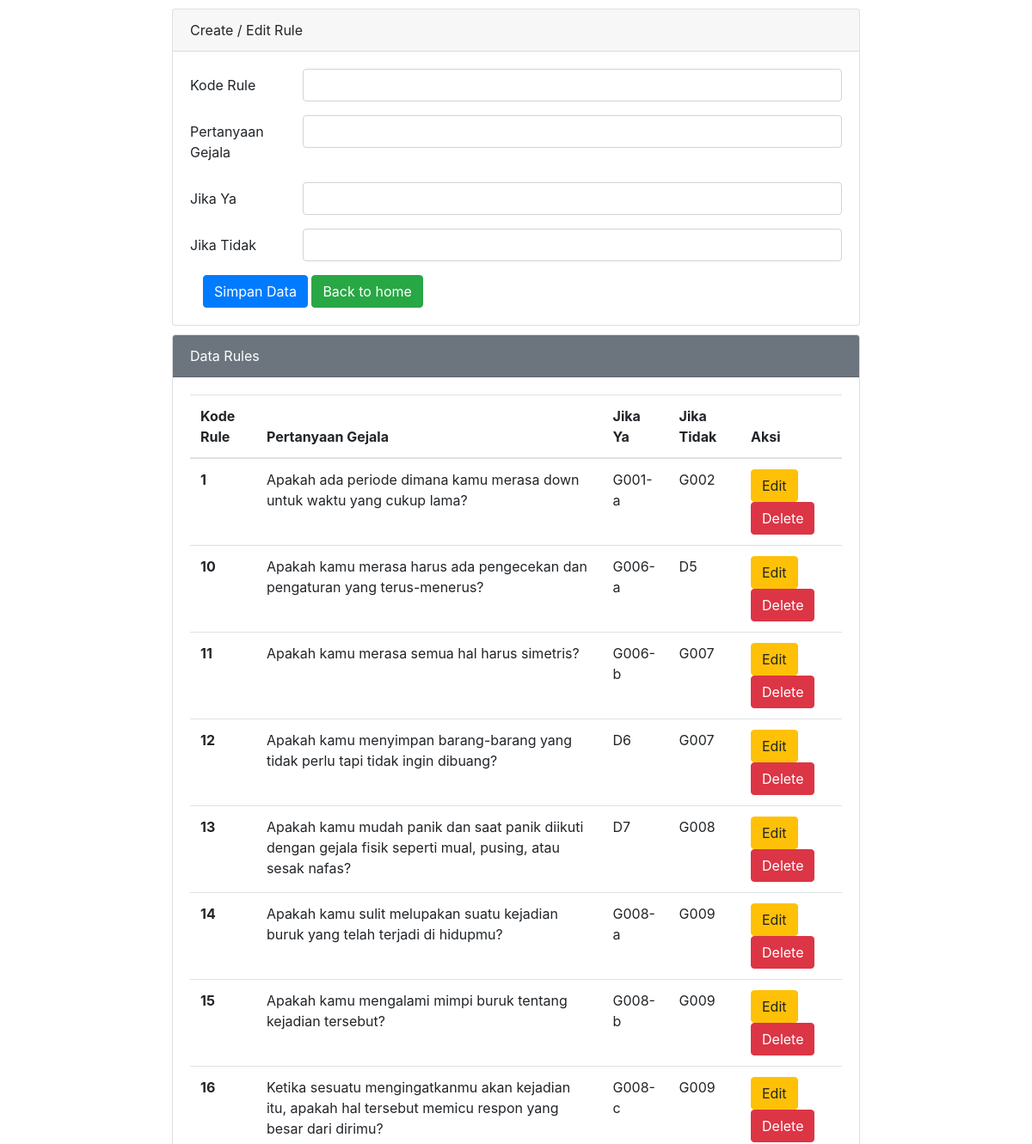
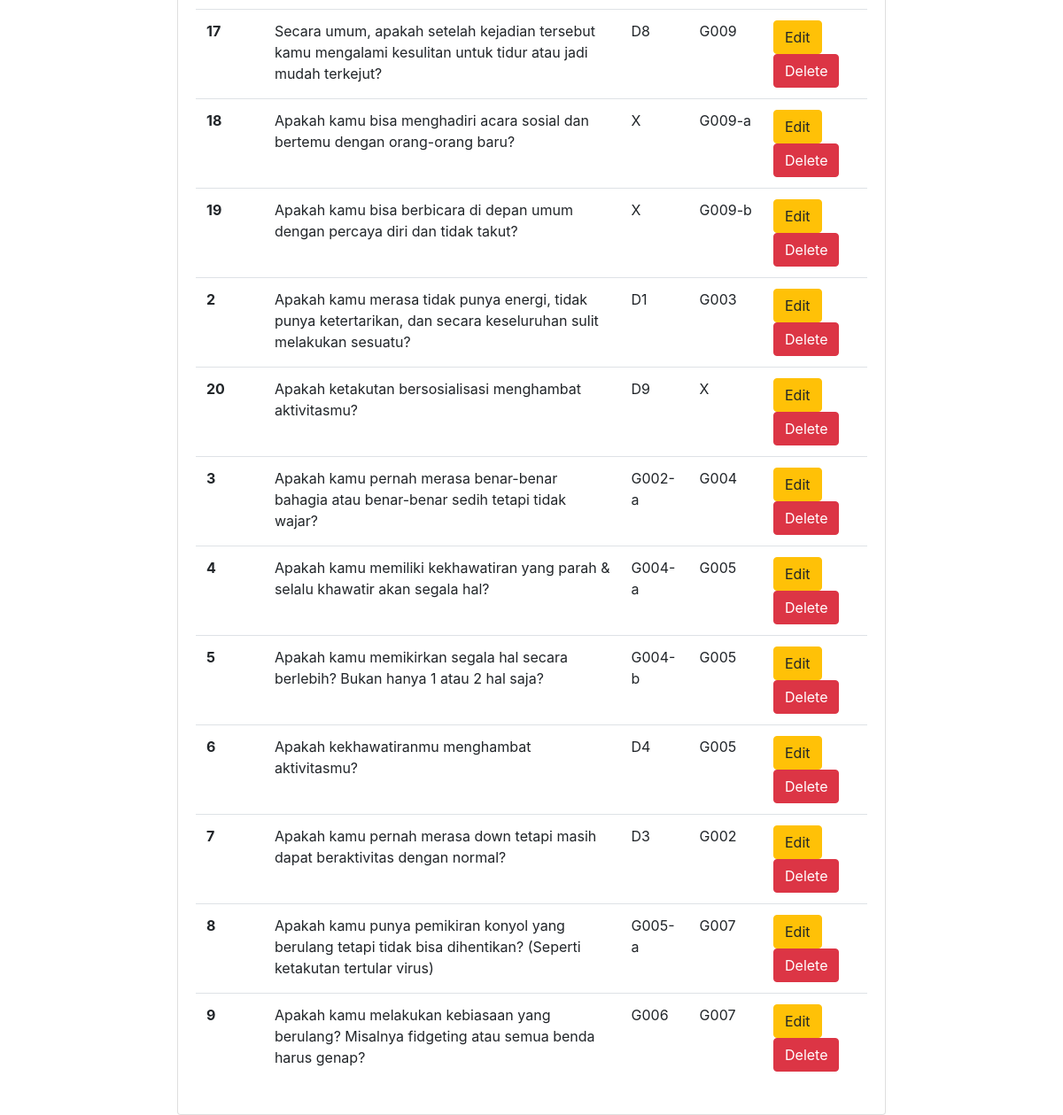
/admin-rule.php, run on the app's committed database (2 pictures, top to bottom).
### tables this page shows
CREATE TABLE `tb_rules` (
  `kode_rule` varchar(5) NOT NULL,
  `pertanyaan` text NOT NULL,
  `ya` varchar(8) NOT NULL,
  `tidak` varchar(8) NOT NULL
);

### admin-rule.php (the view, shortened to what this page needs)
<?php
$host = "localhost";
$user = "root";
$pass = "";
$db = "sispak";
$koneksi = mysqli_connect($host, $user, $pass, $db);
$koderule = "";
$pertanyaan = "";
$ya = "";
$tidak = "";
?>
<!DOCTYPE html>
<html lang="en">
<head>
    <link rel="stylesheet" href="https://cdn.jsdelivr.net/npm/bootstrap@4.0.0/dist/css/bootstrap.min.css"
>
</head>
<body>
    <div class="mx-auto">
        <div class="card">
            <div class="card-header">
                Create / Edit Rule
            </div>
            <div class="card-body">
                <form action="" method="POST">
                    <form>
                        <div class="form-group row">
                            <label for="koderule" class="col-sm-2 col-form-label">Kode Rule</label>
                            <div class="col-sm-10">
                                <input type="text" class="form-control" id="koderule" name="koderule"
                                    value="<?php echo $koderule ?>">
                            </div>
                        </div>
                        <div class="form-group row">
                            <label for="pertanyaan" class="col-sm-2 col-form-label">Pertanyaan Gejala</label>
                            <div class="col-sm-10">
                                <input type="text" class="form-control" id="pertanyaan" name="pertanyaan"
                                    value="<?php echo $pertanyaan ?>">
                            </div>
                        </div>
                        <div class="form-group row">
                            <label for="ya" class="col-sm-2 col-form-label">Jika Ya</label>
                            <div class="col-sm-10">
                                <input type="text" class="form-control" id="ya" name="ya"
                                    value="<?php echo $ya ?>">
                            </div>
                        </div>
                        <div class="form-group row">
                            <label for="tidak" class="col-sm-2 col-form-label">Jika Tidak</label>
                            <div class="col-sm-10">
                                <input type="text" class="form-control" id="tidak" name="tidak"
                                    value="<?php echo $tidak ?>">
                            </div>
                        </div>
                        <div class="col-12">
                        <input type="submit" name="simpan" value="Simpan Data" class="btn btn-primary"> <span> <a href="admin-home.php"><button type="button" class="btn btn-success">Back to home</button></a></span>
                        </div>
                    </form>
            </div>
        </div>
        <div class="card">
            <div class="card-header text-white bg-secondary">
                Data Rules
            </div>
            <div class="card-body">
                <table class="table">
                    <thead>
                        <tr>
                            <th scope="col">Kode Rule</th>
                            <th scope="col">Pertanyaan Gejala</th>
                            <th scope="col">Jika Ya</th>
                            <th scope="col">Jika Tidak</th>
                            <th scope="col">Aksi</th>
                        </tr>
                    <tbody>
                        <?php
                        $sql2 = "select * from tb_rules order by kode_rule asc";
                        $q2 = mysqli_query($koneksi, $sql2);
                        while ($r2 = mysqli_fetch_array($q2)) {
                            $koderule = $r2['kode_rule'];
                            $pertanyaan = $r2['pertanyaan'];
                            $ya = $r2['ya'];
                            $tidak = $r2['tidak'];
                            ?>
                            <tr>
                                <th scope="row">
                                    <?php echo $koderule ?>
                                </th>
                                <td scope="row">
                                    <?php echo $pertanyaan ?>
                                </td>
                                <td scope="row">
                                    <?php echo $ya ?>
                                </td>
                                <td scope="row">
                                    <?php echo $tidak ?>
                                </td>
                                <td scope="row">
                                    <a href="admin-rule.php?op=edit&koderule=<?php echo $koderule?>"><button
                                            type="button" class="btn btn-warning">Edit</button></a>
                                    <a href="admin-rule.php?op=delete&koderule=<?php echo $koderule?>" onclick="return confirm('Anda yakin menghapus rule?')"><button type="button" class="btn btn-danger">Delete</button></a>
                                </td>
                            </tr>
                            <?php
                        }
                        ?>
                    </tbody>
                    </thead>
                </table>
            </div>
        </div>
    </div>
</body>
</html>

### admin-rule.php (style rules this page uses)
.mx-auto { width: 800px }
.card { margin-top: 10px }

### data on the page
tb_rules: kode_rule "1", pertanyaan "Apakah ada periode dimana kamu merasa down untuk waktu yang cukup lama?", ya "G001-a", tidak "G002"
tb_rules: kode_rule "10", pertanyaan "Apakah kamu merasa harus ada pengecekan dan pengaturan yang terus-menerus?", ya "G006-a", tidak "D5"
tb_rules: kode_rule "11", pertanyaan "Apakah kamu merasa semua hal harus simetris?", ya "G006-b", tidak "G007"
tb_rules: kode_rule "12", pertanyaan "Apakah kamu menyimpan barang-barang yang tidak perlu tapi tidak ingin dibuang?", ya "D6", tidak "G007"
tb_rules: kode_rule "13", pertanyaan "Apakah kamu mudah panik dan saat panik diikuti dengan gejala fisik seperti mual, pusing, atau sesak nafas?", ya "D7", tidak "G008"
tb_rules: kode_rule "14", pertanyaan "Apakah kamu sulit melupakan suatu kejadian buruk yang telah terjadi di hidupmu?", ya "G008-a", tidak "G009"
tb_rules: kode_rule "15", pertanyaan "Apakah kamu mengalami mimpi buruk tentang kejadian tersebut?", ya "G008-b", tidak "G009"
tb_rules: kode_rule "16", pertanyaan "Ketika sesuatu mengingatkanmu akan kejadian itu, apakah hal tersebut memicu respon yang besar dari dirimu?", ya "G008-c", tidak "G009"
tb_rules: kode_rule "17", pertanyaan "Secara umum, apakah setelah kejadian tersebut kamu mengalami kesulitan untuk tidur atau jadi mudah terkejut?", ya "D8", tidak "G009"
tb_rules: kode_rule "18", pertanyaan "Apakah kamu bisa menghadiri acara sosial dan bertemu dengan orang-orang baru?", ya "X", tidak "G009-a"
tb_rules: kode_rule "19", pertanyaan "Apakah kamu bisa berbicara di depan umum dengan percaya diri dan tidak takut?", ya "X", tidak "G009-b"
tb_rules: kode_rule "2", pertanyaan "Apakah kamu merasa tidak punya energi, tidak punya ketertarikan, dan secara keseluruhan sulit melakukan sesuatu?", ya "D1", tidak "G003"
tb_rules: kode_rule "20", pertanyaan "Apakah ketakutan bersosialisasi menghambat aktivitasmu?", ya "D9", tidak "X"
tb_rules: kode_rule "3", pertanyaan "Apakah kamu pernah merasa benar-benar bahagia atau benar-benar sedih tetapi tidak wajar?", ya "G002-a", tidak "G004"
tb_rules: kode_rule "4", pertanyaan "Apakah kamu memiliki kekhawatiran yang parah & selalu khawatir akan segala hal?", ya "G004-a", tidak "G005"
tb_rules: kode_rule "5", pertanyaan "Apakah kamu memikirkan segala hal secara berlebih? Bukan hanya 1 atau 2 hal saja?", ya "G004-b", tidak "G005"
tb_rules: kode_rule "6", pertanyaan "Apakah kekhawatiranmu menghambat aktivitasmu?", ya "D4", tidak "G005"
tb_rules: kode_rule "7", pertanyaan "Apakah kamu pernah merasa down tetapi masih dapat beraktivitas dengan normal?", ya "D3", tidak "G002"
tb_rules: kode_rule "8", pertanyaan "Apakah kamu punya pemikiran konyol yang berulang tetapi tidak bisa dihentikan? (Seperti ketakutan tertular virus)", ya "G005-a", tidak "G007"
tb_rules: kode_rule "9", pertanyaan "Apakah kamu melakukan kebiasaan yang berulang? Misalnya fidgeting atau semua benda harus genap?", ya "G006", tidak "G007"
